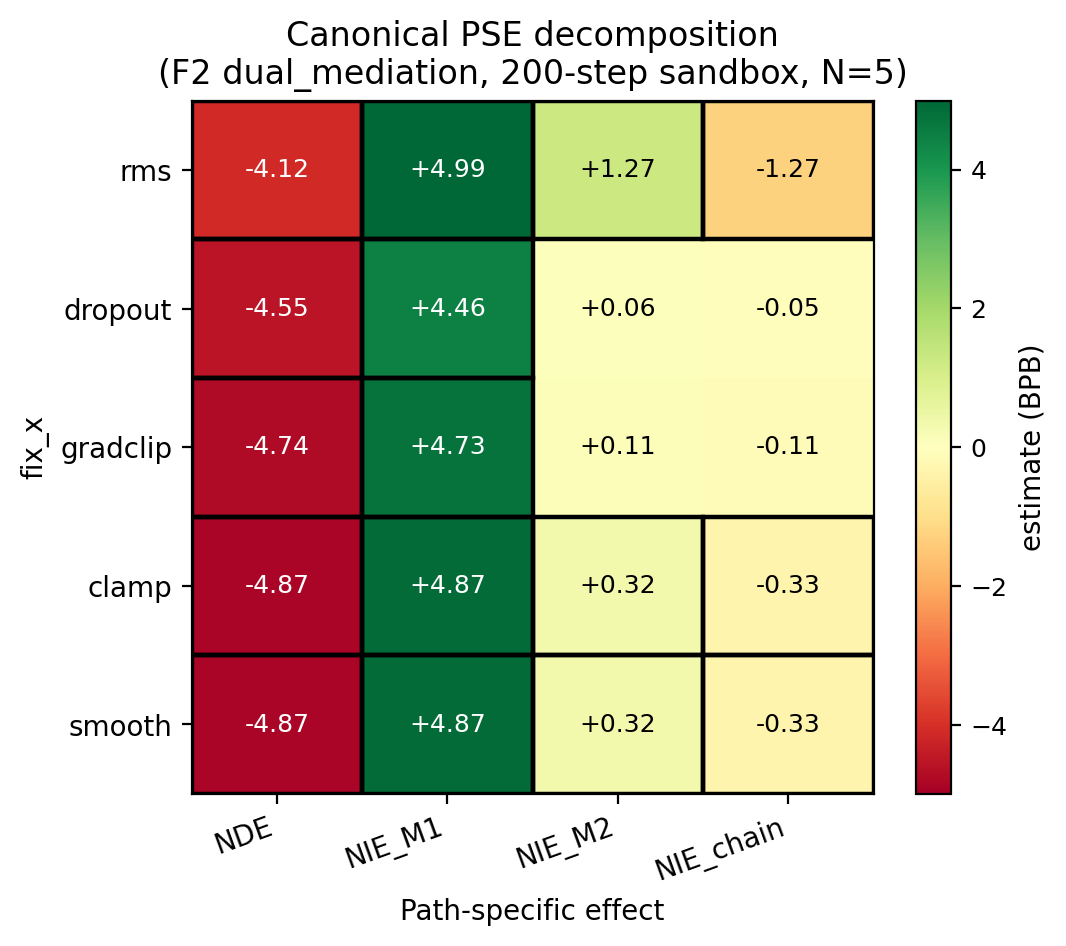

Python code for this plot:
#!/usr/bin/env python3
"""Figure 3 — Canonical 5x4 PSE table heatmap.

Visualizes the canonical dual_mediation output (5 non-mediator fixes ×
4 PSEs) from Loop 36. Each cell is the estimate in BPB; color encodes
sign + magnitude. CI-excludes-zero cells get a bold border.

Use: data/loop36_dual.csv → f2_to_jsonl → this script → PNG.
"""

import math
import sys
from pathlib import Path

sys.path.insert(0, str(Path(__file__).resolve().parent))
import matplotlib.pyplot as plt
import numpy as np
from fig_template import (
    PSE_NAMES,
    is_real,
    load_jsonl,
    parse_args_with_io,
    safe_float,
    save_figure,
)


def main():
    args = parse_args_with_io(
        default_input="/tmp/loop53_canonical_dual.jsonl",
        default_out="papers/figures/fig3_canonical_pse_heatmap.png",
    )

    records = list(load_jsonl(args.input))
    if not records:
        raise SystemExit(f"# ERROR: no records in {args.input}")

    # Column groups (estimate, ci_lo, ci_hi) for each PSE in f2_dual_mediation schema.
    PSE_COLS = {
        "NDE": ("nde", "ci95_nde_lo", "ci95_nde_hi"),
        "NIE_M1": ("nie_m1", "ci95_nie_m1_lo", "ci95_nie_m1_hi"),
        "NIE_M2": ("nie_m2", "ci95_nie_m2_lo", "ci95_nie_m2_hi"),
        "NIE_chain": ("nie_chain", "ci95_nie_chain_lo", "ci95_nie_chain_hi"),
    }

    # Row order = order of appearance in CSV (already ranked by |Δ_X| desc).
    fix_xs = [r["fix_x"] for r in records]
    n_rows = len(fix_xs)
    n_cols = len(PSE_NAMES)
    estimates = np.full((n_rows, n_cols), np.nan)
    significant = np.zeros((n_rows, n_cols), dtype=bool)

    for i, rec in enumerate(records):
        for j, pse in enumerate(PSE_NAMES):
            est_col, lo_col, hi_col = PSE_COLS[pse]
            est = safe_float(rec.get(est_col))
            lo = safe_float(rec.get(lo_col))
            hi = safe_float(rec.get(hi_col))
            estimates[i, j] = est
            if is_real(est) and is_real(lo) and is_real(hi):
                significant[i, j] = (lo > 0 and hi > 0) or (lo < 0 and hi < 0)

    # Symmetric color scale around zero.
    vmax = float(np.nanmax(np.abs(estimates)))
    if not math.isfinite(vmax) or vmax == 0:
        vmax = 1.0

    fig, ax = plt.subplots(figsize=(5.5, 4.5))
    im = ax.imshow(estimates, cmap="RdYlGn", vmin=-vmax, vmax=vmax, aspect="auto")
    cbar = fig.colorbar(im, ax=ax, label="estimate (BPB)")
    cbar.ax.tick_params(labelsize=9)

    # Tick labels.
    ax.set_xticks(np.arange(n_cols))
    ax.set_xticklabels(PSE_NAMES, rotation=20, ha="right")
    ax.set_yticks(np.arange(n_rows))
    ax.set_yticklabels(fix_xs)
    ax.set_title("Canonical PSE decomposition\n(F2 dual_mediation, 200-step sandbox, N=5)")

    # Numeric annotations + significance border.
    for i in range(n_rows):
        for j in range(n_cols):
            est = estimates[i, j]
            if not is_real(est):
                continue
            txt = f"{est:+.2f}"
            color = "white" if abs(est) > 0.6 * vmax else "black"
            ax.text(j, i, txt, ha="center", va="center", fontsize=9, color=color)
            if significant[i, j]:
                # Thick rectangle around the cell.
                ax.add_patch(
                    plt.Rectangle(
                        (j - 0.5, i - 0.5), 1, 1,
                        fill=False, edgecolor="black", linewidth=1.6,
                    )
                )

    ax.set_xlabel("Path-specific effect")
    ax.set_ylabel("fix_x")
    save_figure(fig, args.out)


if __name__ == "__main__":
    main()
